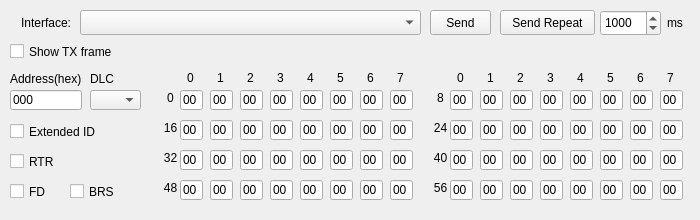
<?xml version="1.0" encoding="UTF-8"?>
<ui version="4.0">
 <class>RawTxWindow</class>
 <widget class="QWidget" name="RawTxWindow">
  <property name="geometry">
   <rect>
    <x>0</x>
    <y>0</y>
    <width>700</width>
    <height>220</height>
   </rect>
  </property>
  <property name="sizePolicy">
   <sizepolicy hsizetype="Minimum" vsizetype="Minimum">
    <horstretch>0</horstretch>
    <verstretch>0</verstretch>
   </sizepolicy>
  </property>
  <property name="minimumSize">
   <size>
    <width>700</width>
    <height>220</height>
   </size>
  </property>
  <property name="maximumSize">
   <size>
    <width>700</width>
    <height>220</height>
   </size>
  </property>
  <property name="baseSize">
   <size>
    <width>700</width>
    <height>220</height>
   </size>
  </property>
  <property name="windowTitle">
   <string>Raw Transmit</string>
  </property>
  <widget class="QPushButton" name="singleSendButton">
   <property name="geometry">
    <rect>
     <x>430</x>
     <y>10</y>
     <width>61</width>
     <height>25</height>
    </rect>
   </property>
   <property name="text">
    <string>Send</string>
   </property>
  </widget>
  <widget class="QPushButton" name="repeatSendButton">
   <property name="geometry">
    <rect>
     <x>500</x>
     <y>10</y>
     <width>95</width>
     <height>25</height>
    </rect>
   </property>
   <property name="text">
    <string>Send Repeat</string>
   </property>
   <property name="checkable">
    <bool>true</bool>
   </property>
  </widget>
  <widget class="QLabel" name="label_11">
   <property name="geometry">
    <rect>
     <x>667</x>
     <y>10</y>
     <width>31</width>
     <height>26</height>
    </rect>
   </property>
   <property name="text">
    <string>ms</string>
   </property>
  </widget>
  <widget class="QLineEdit" name="fieldAddress">
   <property name="geometry">
    <rect>
     <x>10</x>
     <y>90</y>
     <width>72</width>
     <height>20</height>
    </rect>
   </property>
   <property name="inputMask">
    <string>HHHHHHHH</string>
   </property>
   <property name="text">
    <string notr="true">000</string>
   </property>
   <property name="frame">
    <bool>true</bool>
   </property>
   <property name="cursorPosition">
    <number>8</number>
   </property>
   <property name="placeholderText">
    <string/>
   </property>
   <property name="cursorMoveStyle">
    <enum>Qt::LogicalMoveStyle</enum>
   </property>
   <property name="clearButtonEnabled">
    <bool>false</bool>
   </property>
  </widget>
  <widget class="QLabel" name="label">
   <property name="geometry">
    <rect>
     <x>10</x>
     <y>70</y>
     <width>81</width>
     <height>17</height>
    </rect>
   </property>
   <property name="text">
    <string>Address(hex)</string>
   </property>
  </widget>
  <widget class="QLabel" name="label_2">
   <property name="geometry">
    <rect>
     <x>90</x>
     <y>70</y>
     <width>41</width>
     <height>17</height>
    </rect>
   </property>
   <property name="text">
    <string>DLC</string>
   </property>
  </widget>
  <widget class="QSpinBox" name="spinBox_RepeatRate">
   <property name="geometry">
    <rect>
     <x>600</x>
     <y>10</y>
     <width>61</width>
     <height>26</height>
    </rect>
   </property>
   <property name="maximum">
    <number>10000</number>
   </property>
   <property name="value">
    <number>1000</number>
   </property>
  </widget>
  <widget class="QCheckBox" name="checkBox_IsRTR">
   <property name="geometry">
    <rect>
     <x>10</x>
     <y>150</y>
     <width>61</width>
     <height>23</height>
    </rect>
   </property>
   <property name="text">
    <string>RTR</string>
   </property>
  </widget>
  <widget class="QCheckBox" name="checkBox_IsExtended">
   <property name="geometry">
    <rect>
     <x>10</x>
     <y>120</y>
     <width>91</width>
     <height>23</height>
    </rect>
   </property>
   <property name="text">
    <string>Extended ID</string>
   </property>
  </widget>
  <widget class="QComboBox" name="comboBoxInterface">
   <property name="geometry">
    <rect>
     <x>80</x>
     <y>10</y>
     <width>341</width>
     <height>25</height>
    </rect>
   </property>
  </widget>
  <widget class="QLabel" name="label_12">
   <property name="geometry">
    <rect>
     <x>10</x>
     <y>10</y>
     <width>61</width>
     <height>26</height>
    </rect>
   </property>
   <property name="text">
    <string>Interface:</string>
   </property>
   <property name="alignment">
    <set>Qt::AlignRight|Qt::AlignTrailing|Qt::AlignVCenter</set>
   </property>
  </widget>
  <widget class="QCheckBox" name="checkbox_BRS">
   <property name="geometry">
    <rect>
     <x>70</x>
     <y>180</y>
     <width>51</width>
     <height>23</height>
    </rect>
   </property>
   <property name="text">
    <string>BRS</string>
   </property>
  </widget>
  <widget class="QCheckBox" name="checkbox_FD">
   <property name="geometry">
    <rect>
     <x>10</x>
     <y>180</y>
     <width>51</width>
     <height>23</height>
    </rect>
   </property>
   <property name="text">
    <string>FD</string>
   </property>
  </widget>
  <widget class="QComboBox" name="comboBoxDLC">
   <property name="geometry">
    <rect>
     <x>90</x>
     <y>90</y>
     <width>51</width>
     <height>20</height>
    </rect>
   </property>
  </widget>
  <widget class="QLineEdit" name="fieldByte7_6">
   <property name="geometry">
    <rect>
     <x>390</x>
     <y>180</y>
     <width>23</width>
     <height>20</height>
    </rect>
   </property>
   <property name="inputMask">
    <string extracomment="Hex Only">hh</string>
   </property>
   <property name="text">
    <string>00</string>
   </property>
   <property name="maxLength">
    <number>2</number>
   </property>
  </widget>
  <widget class="QLabel" name="label_col18">
   <property name="geometry">
    <rect>
     <x>390</x>
     <y>70</y>
     <width>21</width>
     <height>16</height>
    </rect>
   </property>
   <property name="text">
    <string>7</string>
   </property>
   <property name="alignment">
    <set>Qt::AlignCenter</set>
   </property>
  </widget>
  <widget class="QLineEdit" name="fieldByte4_1">
   <property name="geometry">
    <rect>
     <x>570</x>
     <y>90</y>
     <width>23</width>
     <height>20</height>
    </rect>
   </property>
   <property name="inputMask">
    <string>hh</string>
   </property>
   <property name="text">
    <string>00</string>
   </property>
   <property name="maxLength">
    <number>2</number>
   </property>
  </widget>
  <widget class="QLineEdit" name="fieldByte0_6">
   <property name="geometry">
    <rect>
     <x>180</x>
     <y>180</y>
     <width>23</width>
     <height>20</height>
    </rect>
   </property>
   <property name="inputMask">
    <string>hh</string>
   </property>
   <property name="text">
    <string>00</string>
   </property>
   <property name="maxLength">
    <number>2</number>
   </property>
  </widget>
  <widget class="QLineEdit" name="fieldByte3_6">
   <property name="geometry">
    <rect>
     <x>270</x>
     <y>180</y>
     <width>23</width>
     <height>20</height>
    </rect>
   </property>
   <property name="inputMask">
    <string>hh</string>
   </property>
   <property name="text">
    <string>00</string>
   </property>
   <property name="maxLength">
    <number>2</number>
   </property>
  </widget>
  <widget class="QLineEdit" name="fieldByte2_2">
   <property name="geometry">
    <rect>
     <x>240</x>
     <y>120</y>
     <width>23</width>
     <height>20</height>
    </rect>
   </property>
   <property name="inputMask">
    <string>hh</string>
   </property>
   <property name="text">
    <string>00</string>
   </property>
   <property name="maxLength">
    <number>2</number>
   </property>
  </widget>
  <widget class="QLineEdit" name="fieldByte1_1">
   <property name="geometry">
    <rect>
     <x>480</x>
     <y>90</y>
     <width>23</width>
     <height>20</height>
    </rect>
   </property>
   <property name="inputMask">
    <string>hh</string>
   </property>
   <property name="text">
    <string>00</string>
   </property>
   <property name="maxLength">
    <number>2</number>
   </property>
  </widget>
  <widget class="QLineEdit" name="fieldByte6_2">
   <property name="geometry">
    <rect>
     <x>360</x>
     <y>120</y>
     <width>23</width>
     <height>20</height>
    </rect>
   </property>
   <property name="inputMask">
    <string>hh</string>
   </property>
   <property name="text">
    <string>00</string>
   </property>
   <property name="maxLength">
    <number>2</number>
   </property>
  </widget>
  <widget class="QLineEdit" name="fieldByte7_1">
   <property name="geometry">
    <rect>
     <x>660</x>
     <y>90</y>
     <width>23</width>
     <height>20</height>
    </rect>
   </property>
   <property name="inputMask">
    <string extracomment="Hex Only">hh</string>
   </property>
   <property name="text">
    <string>00</string>
   </property>
   <property name="maxLength">
    <number>2</number>
   </property>
  </widget>
  <widget class="QLineEdit" name="fieldByte7_4">
   <property name="geometry">
    <rect>
     <x>390</x>
     <y>150</y>
     <width>23</width>
     <height>20</height>
    </rect>
   </property>
   <property name="inputMask">
    <string extracomment="Hex Only">hh</string>
   </property>
   <property name="text">
    <string>00</string>
   </property>
   <property name="maxLength">
    <number>2</number>
   </property>
  </widget>
  <widget class="QLabel" name="label_pay8">
   <property name="geometry">
    <rect>
     <x>430</x>
     <y>180</y>
     <width>21</width>
     <height>16</height>
    </rect>
   </property>
   <property name="text">
    <string>56</string>
   </property>
   <property name="alignment">
    <set>Qt::AlignCenter</set>
   </property>
  </widget>
  <widget class="QLineEdit" name="fieldByte3_7">
   <property name="geometry">
    <rect>
     <x>540</x>
     <y>180</y>
     <width>23</width>
     <height>20</height>
    </rect>
   </property>
   <property name="inputMask">
    <string>hh</string>
   </property>
   <property name="text">
    <string>00</string>
   </property>
   <property name="maxLength">
    <number>2</number>
   </property>
  </widget>
  <widget class="QLineEdit" name="fieldByte4_7">
   <property name="geometry">
    <rect>
     <x>570</x>
     <y>180</y>
     <width>23</width>
     <height>20</height>
    </rect>
   </property>
   <property name="inputMask">
    <string>hh</string>
   </property>
   <property name="text">
    <string>00</string>
   </property>
   <property name="maxLength">
    <number>2</number>
   </property>
  </widget>
  <widget class="QLabel" name="label_pay1">
   <property name="geometry">
    <rect>
     <x>160</x>
     <y>90</y>
     <width>21</width>
     <height>16</height>
    </rect>
   </property>
   <property name="text">
    <string>0</string>
   </property>
   <property name="alignment">
    <set>Qt::AlignCenter</set>
   </property>
  </widget>
  <widget class="QLineEdit" name="fieldByte5_7">
   <property name="geometry">
    <rect>
     <x>600</x>
     <y>180</y>
     <width>23</width>
     <height>20</height>
    </rect>
   </property>
   <property name="inputMask">
    <string>hh</string>
   </property>
   <property name="text">
    <string>00</string>
   </property>
   <property name="maxLength">
    <number>2</number>
   </property>
  </widget>
  <widget class="QLineEdit" name="fieldByte3_1">
   <property name="geometry">
    <rect>
     <x>540</x>
     <y>90</y>
     <width>23</width>
     <height>20</height>
    </rect>
   </property>
   <property name="inputMask">
    <string>hh</string>
   </property>
   <property name="text">
    <string>00</string>
   </property>
   <property name="maxLength">
    <number>2</number>
   </property>
  </widget>
  <widget class="QLineEdit" name="fieldByte7_0">
   <property name="geometry">
    <rect>
     <x>390</x>
     <y>90</y>
     <width>23</width>
     <height>20</height>
    </rect>
   </property>
   <property name="inputMask">
    <string extracomment="Hex Only">hh</string>
   </property>
   <property name="text">
    <string>00</string>
   </property>
   <property name="maxLength">
    <number>2</number>
   </property>
  </widget>
  <widget class="QLineEdit" name="fieldByte5_6">
   <property name="geometry">
    <rect>
     <x>330</x>
     <y>180</y>
     <width>23</width>
     <height>20</height>
    </rect>
   </property>
   <property name="inputMask">
    <string>hh</string>
   </property>
   <property name="text">
    <string>00</string>
   </property>
   <property name="maxLength">
    <number>2</number>
   </property>
  </widget>
  <widget class="QLineEdit" name="fieldByte1_7">
   <property name="geometry">
    <rect>
     <x>480</x>
     <y>180</y>
     <width>23</width>
     <height>20</height>
    </rect>
   </property>
   <property name="inputMask">
    <string>hh</string>
   </property>
   <property name="text">
    <string>00</string>
   </property>
   <property name="maxLength">
    <number>2</number>
   </property>
  </widget>
  <widget class="QLineEdit" name="fieldByte7_3">
   <property name="geometry">
    <rect>
     <x>660</x>
     <y>120</y>
     <width>23</width>
     <height>20</height>
    </rect>
   </property>
   <property name="inputMask">
    <string extracomment="Hex Only">hh</string>
   </property>
   <property name="text">
    <string>00</string>
   </property>
   <property name="maxLength">
    <number>2</number>
   </property>
  </widget>
  <widget class="QLabel" name="label_col13">
   <property name="geometry">
    <rect>
     <x>240</x>
     <y>70</y>
     <width>21</width>
     <height>16</height>
    </rect>
   </property>
   <property name="text">
    <string>2</string>
   </property>
   <property name="alignment">
    <set>Qt::AlignCenter</set>
   </property>
  </widget>
  <widget class="QLineEdit" name="fieldByte5_3">
   <property name="geometry">
    <rect>
     <x>600</x>
     <y>120</y>
     <width>23</width>
     <height>20</height>
    </rect>
   </property>
   <property name="inputMask">
    <string>hh</string>
   </property>
   <property name="text">
    <string>00</string>
   </property>
   <property name="maxLength">
    <number>2</number>
   </property>
  </widget>
  <widget class="QLineEdit" name="fieldByte3_4">
   <property name="geometry">
    <rect>
     <x>270</x>
     <y>150</y>
     <width>23</width>
     <height>20</height>
    </rect>
   </property>
   <property name="inputMask">
    <string>hh</string>
   </property>
   <property name="text">
    <string>00</string>
   </property>
   <property name="maxLength">
    <number>2</number>
   </property>
  </widget>
  <widget class="QLineEdit" name="fieldByte0_2">
   <property name="geometry">
    <rect>
     <x>180</x>
     <y>120</y>
     <width>23</width>
     <height>20</height>
    </rect>
   </property>
   <property name="inputMask">
    <string>hh</string>
   </property>
   <property name="text">
    <string>00</string>
   </property>
   <property name="maxLength">
    <number>2</number>
   </property>
  </widget>
  <widget class="QLineEdit" name="fieldByte0_5">
   <property name="geometry">
    <rect>
     <x>450</x>
     <y>150</y>
     <width>23</width>
     <height>20</height>
    </rect>
   </property>
   <property name="inputMask">
    <string>hh</string>
   </property>
   <property name="text">
    <string>00</string>
   </property>
   <property name="maxLength">
    <number>2</number>
   </property>
  </widget>
  <widget class="QLineEdit" name="fieldByte6_6">
   <property name="geometry">
    <rect>
     <x>360</x>
     <y>180</y>
     <width>23</width>
     <height>20</height>
    </rect>
   </property>
   <property name="inputMask">
    <string>hh</string>
   </property>
   <property name="text">
    <string>00</string>
   </property>
   <property name="maxLength">
    <number>2</number>
   </property>
  </widget>
  <widget class="QLabel" name="label_pay2">
   <property name="geometry">
    <rect>
     <x>430</x>
     <y>90</y>
     <width>21</width>
     <height>16</height>
    </rect>
   </property>
   <property name="text">
    <string>8</string>
   </property>
   <property name="alignment">
    <set>Qt::AlignCenter</set>
   </property>
  </widget>
  <widget class="QLabel" name="label_col17">
   <property name="geometry">
    <rect>
     <x>360</x>
     <y>70</y>
     <width>21</width>
     <height>16</height>
    </rect>
   </property>
   <property name="text">
    <string>6</string>
   </property>
   <property name="alignment">
    <set>Qt::AlignCenter</set>
   </property>
  </widget>
  <widget class="QLineEdit" name="fieldByte2_3">
   <property name="geometry">
    <rect>
     <x>510</x>
     <y>120</y>
     <width>23</width>
     <height>20</height>
    </rect>
   </property>
   <property name="inputMask">
    <string>hh</string>
   </property>
   <property name="text">
    <string>00</string>
   </property>
   <property name="maxLength">
    <number>2</number>
   </property>
  </widget>
  <widget class="QLabel" name="label_col15">
   <property name="geometry">
    <rect>
     <x>300</x>
     <y>70</y>
     <width>21</width>
     <height>16</height>
    </rect>
   </property>
   <property name="text">
    <string>4</string>
   </property>
   <property name="alignment">
    <set>Qt::AlignCenter</set>
   </property>
  </widget>
  <widget class="QLineEdit" name="fieldByte0_4">
   <property name="geometry">
    <rect>
     <x>180</x>
     <y>150</y>
     <width>23</width>
     <height>20</height>
    </rect>
   </property>
   <property name="inputMask">
    <string>hh</string>
   </property>
   <property name="text">
    <string>00</string>
   </property>
   <property name="maxLength">
    <number>2</number>
   </property>
  </widget>
  <widget class="QLineEdit" name="fieldByte0_3">
   <property name="geometry">
    <rect>
     <x>450</x>
     <y>120</y>
     <width>23</width>
     <height>20</height>
    </rect>
   </property>
   <property name="inputMask">
    <string>hh</string>
   </property>
   <property name="text">
    <string>00</string>
   </property>
   <property name="maxLength">
    <number>2</number>
   </property>
  </widget>
  <widget class="QLabel" name="label_pay3">
   <property name="geometry">
    <rect>
     <x>160</x>
     <y>120</y>
     <width>21</width>
     <height>16</height>
    </rect>
   </property>
   <property name="text">
    <string>16</string>
   </property>
   <property name="alignment">
    <set>Qt::AlignCenter</set>
   </property>
  </widget>
  <widget class="QLineEdit" name="fieldByte0_1">
   <property name="geometry">
    <rect>
     <x>450</x>
     <y>90</y>
     <width>23</width>
     <height>20</height>
    </rect>
   </property>
   <property name="inputMask">
    <string>hh</string>
   </property>
   <property name="text">
    <string>00</string>
   </property>
   <property name="maxLength">
    <number>2</number>
   </property>
  </widget>
  <widget class="QLineEdit" name="fieldByte5_0">
   <property name="geometry">
    <rect>
     <x>330</x>
     <y>90</y>
     <width>23</width>
     <height>20</height>
    </rect>
   </property>
   <property name="inputMask">
    <string>hh</string>
   </property>
   <property name="text">
    <string>00</string>
   </property>
   <property name="maxLength">
    <number>2</number>
   </property>
  </widget>
  <widget class="QLineEdit" name="fieldByte2_1">
   <property name="geometry">
    <rect>
     <x>510</x>
     <y>90</y>
     <width>23</width>
     <height>20</height>
    </rect>
   </property>
   <property name="inputMask">
    <string>hh</string>
   </property>
   <property name="text">
    <string>00</string>
   </property>
   <property name="maxLength">
    <number>2</number>
   </property>
  </widget>
  <widget class="QLineEdit" name="fieldByte1_3">
   <property name="geometry">
    <rect>
     <x>480</x>
     <y>120</y>
     <width>23</width>
     <height>20</height>
    </rect>
   </property>
   <property name="inputMask">
    <string>hh</string>
   </property>
   <property name="text">
    <string>00</string>
   </property>
   <property name="maxLength">
    <number>2</number>
   </property>
  </widget>
  <widget class="QLabel" name="label_col11">
   <property name="geometry">
    <rect>
     <x>180</x>
     <y>70</y>
     <width>21</width>
     <height>16</height>
    </rect>
   </property>
   <property name="text">
    <string>0</string>
   </property>
   <property name="alignment">
    <set>Qt::AlignCenter</set>
   </property>
  </widget>
  <widget class="QLineEdit" name="fieldByte1_2">
   <property name="geometry">
    <rect>
     <x>210</x>
     <y>120</y>
     <width>23</width>
     <height>20</height>
    </rect>
   </property>
   <property name="inputMask">
    <string>hh</string>
   </property>
   <property name="text">
    <string>00</string>
   </property>
   <property name="maxLength">
    <number>2</number>
   </property>
  </widget>
  <widget class="QLineEdit" name="fieldByte4_6">
   <property name="geometry">
    <rect>
     <x>300</x>
     <y>180</y>
     <width>23</width>
     <height>20</height>
    </rect>
   </property>
   <property name="inputMask">
    <string>hh</string>
   </property>
   <property name="text">
    <string>00</string>
   </property>
   <property name="maxLength">
    <number>2</number>
   </property>
  </widget>
  <widget class="QLabel" name="label_pay5">
   <property name="geometry">
    <rect>
     <x>160</x>
     <y>150</y>
     <width>21</width>
     <height>16</height>
    </rect>
   </property>
   <property name="text">
    <string>32</string>
   </property>
   <property name="alignment">
    <set>Qt::AlignCenter</set>
   </property>
  </widget>
  <widget class="QLineEdit" name="fieldByte3_5">
   <property name="geometry">
    <rect>
     <x>540</x>
     <y>150</y>
     <width>23</width>
     <height>20</height>
    </rect>
   </property>
   <property name="inputMask">
    <string>hh</string>
   </property>
   <property name="text">
    <string>00</string>
   </property>
   <property name="maxLength">
    <number>2</number>
   </property>
  </widget>
  <widget class="QLineEdit" name="fieldByte1_5">
   <property name="geometry">
    <rect>
     <x>480</x>
     <y>150</y>
     <width>23</width>
     <height>20</height>
    </rect>
   </property>
   <property name="inputMask">
    <string>hh</string>
   </property>
   <property name="text">
    <string>00</string>
   </property>
   <property name="maxLength">
    <number>2</number>
   </property>
  </widget>
  <widget class="QLineEdit" name="fieldByte2_5">
   <property name="geometry">
    <rect>
     <x>510</x>
     <y>150</y>
     <width>23</width>
     <height>20</height>
    </rect>
   </property>
   <property name="inputMask">
    <string>hh</string>
   </property>
   <property name="text">
    <string>00</string>
   </property>
   <property name="maxLength">
    <number>2</number>
   </property>
  </widget>
  <widget class="QLineEdit" name="fieldByte4_5">
   <property name="geometry">
    <rect>
     <x>570</x>
     <y>150</y>
     <width>23</width>
     <height>20</height>
    </rect>
   </property>
   <property name="inputMask">
    <string>hh</string>
   </property>
   <property name="text">
    <string>00</string>
   </property>
   <property name="maxLength">
    <number>2</number>
   </property>
  </widget>
  <widget class="QLabel" name="label_pay4">
   <property name="geometry">
    <rect>
     <x>430</x>
     <y>120</y>
     <width>21</width>
     <height>16</height>
    </rect>
   </property>
   <property name="text">
    <string>24</string>
   </property>
   <property name="alignment">
    <set>Qt::AlignCenter</set>
   </property>
  </widget>
  <widget class="QLineEdit" name="fieldByte2_4">
   <property name="geometry">
    <rect>
     <x>240</x>
     <y>150</y>
     <width>23</width>
     <height>20</height>
    </rect>
   </property>
   <property name="inputMask">
    <string>hh</string>
   </property>
   <property name="text">
    <string>00</string>
   </property>
   <property name="maxLength">
    <number>2</number>
   </property>
  </widget>
  <widget class="QLineEdit" name="fieldByte7_2">
   <property name="geometry">
    <rect>
     <x>390</x>
     <y>120</y>
     <width>23</width>
     <height>20</height>
    </rect>
   </property>
   <property name="inputMask">
    <string extracomment="Hex Only">hh</string>
   </property>
   <property name="text">
    <string>00</string>
   </property>
   <property name="maxLength">
    <number>2</number>
   </property>
  </widget>
  <widget class="QLabel" name="label_col14">
   <property name="geometry">
    <rect>
     <x>270</x>
     <y>70</y>
     <width>21</width>
     <height>16</height>
    </rect>
   </property>
   <property name="text">
    <string>3</string>
   </property>
   <property name="alignment">
    <set>Qt::AlignCenter</set>
   </property>
  </widget>
  <widget class="QLineEdit" name="fieldByte5_4">
   <property name="geometry">
    <rect>
     <x>330</x>
     <y>150</y>
     <width>23</width>
     <height>20</height>
    </rect>
   </property>
   <property name="inputMask">
    <string>hh</string>
   </property>
   <property name="text">
    <string>00</string>
   </property>
   <property name="maxLength">
    <number>2</number>
   </property>
  </widget>
  <widget class="QLineEdit" name="fieldByte5_5">
   <property name="geometry">
    <rect>
     <x>600</x>
     <y>150</y>
     <width>23</width>
     <height>20</height>
    </rect>
   </property>
   <property name="inputMask">
    <string>hh</string>
   </property>
   <property name="text">
    <string>00</string>
   </property>
   <property name="maxLength">
    <number>2</number>
   </property>
  </widget>
  <widget class="QLineEdit" name="fieldByte2_0">
   <property name="geometry">
    <rect>
     <x>240</x>
     <y>90</y>
     <width>23</width>
     <height>20</height>
    </rect>
   </property>
   <property name="inputMask">
    <string>hh</string>
   </property>
   <property name="text">
    <string>00</string>
   </property>
   <property name="maxLength">
    <number>2</number>
   </property>
  </widget>
  <widget class="QLineEdit" name="fieldByte7_5">
   <property name="geometry">
    <rect>
     <x>660</x>
     <y>150</y>
     <width>23</width>
     <height>20</height>
    </rect>
   </property>
   <property name="inputMask">
    <string extracomment="Hex Only">hh</string>
   </property>
   <property name="text">
    <string>00</string>
   </property>
   <property name="maxLength">
    <number>2</number>
   </property>
  </widget>
  <widget class="QLineEdit" name="fieldByte1_4">
   <property name="geometry">
    <rect>
     <x>210</x>
     <y>150</y>
     <width>23</width>
     <height>20</height>
    </rect>
   </property>
   <property name="inputMask">
    <string>hh</string>
   </property>
   <property name="text">
    <string>00</string>
   </property>
   <property name="maxLength">
    <number>2</number>
   </property>
  </widget>
  <widget class="QLineEdit" name="fieldByte5_2">
   <property name="geometry">
    <rect>
     <x>330</x>
     <y>120</y>
     <width>23</width>
     <height>20</height>
    </rect>
   </property>
   <property name="inputMask">
    <string>hh</string>
   </property>
   <property name="text">
    <string>00</string>
   </property>
   <property name="maxLength">
    <number>2</number>
   </property>
  </widget>
  <widget class="QLineEdit" name="fieldByte6_5">
   <property name="geometry">
    <rect>
     <x>630</x>
     <y>150</y>
     <width>23</width>
     <height>20</height>
    </rect>
   </property>
   <property name="inputMask">
    <string>hh</string>
   </property>
   <property name="text">
    <string>00</string>
   </property>
   <property name="maxLength">
    <number>2</number>
   </property>
  </widget>
  <widget class="QLineEdit" name="fieldByte6_1">
   <property name="geometry">
    <rect>
     <x>630</x>
     <y>90</y>
     <width>23</width>
     <height>20</height>
    </rect>
   </property>
   <property name="inputMask">
    <string>hh</string>
   </property>
   <property name="text">
    <string>00</string>
   </property>
   <property name="maxLength">
    <number>2</number>
   </property>
  </widget>
  <widget class="QLineEdit" name="fieldByte4_2">
   <property name="geometry">
    <rect>
     <x>300</x>
     <y>120</y>
     <width>23</width>
     <height>20</height>
    </rect>
   </property>
   <property name="inputMask">
    <string>hh</string>
   </property>
   <property name="text">
    <string>00</string>
   </property>
   <property name="maxLength">
    <number>2</number>
   </property>
  </widget>
  <widget class="QLineEdit" name="fieldByte2_6">
   <property name="geometry">
    <rect>
     <x>240</x>
     <y>180</y>
     <width>23</width>
     <height>20</height>
    </rect>
   </property>
   <property name="inputMask">
    <string>hh</string>
   </property>
   <property name="text">
    <string>00</string>
   </property>
   <property name="maxLength">
    <number>2</number>
   </property>
  </widget>
  <widget class="QLineEdit" name="fieldByte6_3">
   <property name="geometry">
    <rect>
     <x>630</x>
     <y>120</y>
     <width>23</width>
     <height>20</height>
    </rect>
   </property>
   <property name="inputMask">
    <string>hh</string>
   </property>
   <property name="text">
    <string>00</string>
   </property>
   <property name="maxLength">
    <number>2</number>
   </property>
  </widget>
  <widget class="QLineEdit" name="fieldByte1_0">
   <property name="geometry">
    <rect>
     <x>210</x>
     <y>90</y>
     <width>23</width>
     <height>20</height>
    </rect>
   </property>
   <property name="inputMask">
    <string>hh</string>
   </property>
   <property name="text">
    <string>00</string>
   </property>
   <property name="maxLength">
    <number>2</number>
   </property>
  </widget>
  <widget class="QLineEdit" name="fieldByte1_6">
   <property name="geometry">
    <rect>
     <x>210</x>
     <y>180</y>
     <width>23</width>
     <height>20</height>
    </rect>
   </property>
   <property name="inputMask">
    <string>hh</string>
   </property>
   <property name="text">
    <string>00</string>
   </property>
   <property name="maxLength">
    <number>2</number>
   </property>
  </widget>
  <widget class="QLineEdit" name="fieldByte7_7">
   <property name="geometry">
    <rect>
     <x>660</x>
     <y>180</y>
     <width>23</width>
     <height>20</height>
    </rect>
   </property>
   <property name="inputMask">
    <string extracomment="Hex Only">hh</string>
   </property>
   <property name="text">
    <string>00</string>
   </property>
   <property name="maxLength">
    <number>2</number>
   </property>
  </widget>
  <widget class="QLineEdit" name="fieldByte0_7">
   <property name="geometry">
    <rect>
     <x>450</x>
     <y>180</y>
     <width>23</width>
     <height>20</height>
    </rect>
   </property>
   <property name="inputMask">
    <string>hh</string>
   </property>
   <property name="text">
    <string>00</string>
   </property>
   <property name="maxLength">
    <number>2</number>
   </property>
  </widget>
  <widget class="QLineEdit" name="fieldByte3_2">
   <property name="geometry">
    <rect>
     <x>270</x>
     <y>120</y>
     <width>23</width>
     <height>20</height>
    </rect>
   </property>
   <property name="inputMask">
    <string>hh</string>
   </property>
   <property name="text">
    <string>00</string>
   </property>
   <property name="maxLength">
    <number>2</number>
   </property>
  </widget>
  <widget class="QLineEdit" name="fieldByte6_7">
   <property name="geometry">
    <rect>
     <x>630</x>
     <y>180</y>
     <width>23</width>
     <height>20</height>
    </rect>
   </property>
   <property name="inputMask">
    <string>hh</string>
   </property>
   <property name="text">
    <string>00</string>
   </property>
   <property name="maxLength">
    <number>2</number>
   </property>
  </widget>
  <widget class="QLineEdit" name="fieldByte4_0">
   <property name="geometry">
    <rect>
     <x>300</x>
     <y>90</y>
     <width>23</width>
     <height>20</height>
    </rect>
   </property>
   <property name="inputMask">
    <string>hh</string>
   </property>
   <property name="text">
    <string>00</string>
   </property>
   <property name="maxLength">
    <number>2</number>
   </property>
  </widget>
  <widget class="QLineEdit" name="fieldByte0_0">
   <property name="geometry">
    <rect>
     <x>180</x>
     <y>90</y>
     <width>23</width>
     <height>20</height>
    </rect>
   </property>
   <property name="inputMask">
    <string>hh</string>
   </property>
   <property name="text">
    <string>00</string>
   </property>
   <property name="maxLength">
    <number>2</number>
   </property>
  </widget>
  <widget class="QLineEdit" name="fieldByte6_4">
   <property name="geometry">
    <rect>
     <x>360</x>
     <y>150</y>
     <width>23</width>
     <height>20</height>
    </rect>
   </property>
   <property name="inputMask">
    <string>hh</string>
   </property>
   <property name="text">
    <string>00</string>
   </property>
   <property name="maxLength">
    <number>2</number>
   </property>
  </widget>
  <widget class="QLineEdit" name="fieldByte5_1">
   <property name="geometry">
    <rect>
     <x>600</x>
     <y>90</y>
     <width>23</width>
     <height>20</height>
    </rect>
   </property>
   <property name="inputMask">
    <string>hh</string>
   </property>
   <property name="text">
    <string>00</string>
   </property>
   <property name="maxLength">
    <number>2</number>
   </property>
  </widget>
  <widget class="QLabel" name="label_pay6">
   <property name="geometry">
    <rect>
     <x>430</x>
     <y>150</y>
     <width>21</width>
     <height>16</height>
    </rect>
   </property>
   <property name="text">
    <string>40</string>
   </property>
   <property name="alignment">
    <set>Qt::AlignCenter</set>
   </property>
  </widget>
  <widget class="QLabel" name="label_col12">
   <property name="geometry">
    <rect>
     <x>210</x>
     <y>70</y>
     <width>21</width>
     <height>16</height>
    </rect>
   </property>
   <property name="text">
    <string>1</string>
   </property>
   <property name="alignment">
    <set>Qt::AlignCenter</set>
   </property>
  </widget>
  <widget class="QLabel" name="label_col16">
   <property name="geometry">
    <rect>
     <x>330</x>
     <y>70</y>
     <width>21</width>
     <height>16</height>
    </rect>
   </property>
   <property name="text">
    <string>5</string>
   </property>
   <property name="alignment">
    <set>Qt::AlignCenter</set>
   </property>
  </widget>
  <widget class="QLineEdit" name="fieldByte3_0">
   <property name="geometry">
    <rect>
     <x>270</x>
     <y>90</y>
     <width>23</width>
     <height>20</height>
    </rect>
   </property>
   <property name="inputMask">
    <string>hh</string>
   </property>
   <property name="text">
    <string>00</string>
   </property>
   <property name="maxLength">
    <number>2</number>
   </property>
  </widget>
  <widget class="QLineEdit" name="fieldByte6_0">
   <property name="geometry">
    <rect>
     <x>360</x>
     <y>90</y>
     <width>23</width>
     <height>20</height>
    </rect>
   </property>
   <property name="inputMask">
    <string>hh</string>
   </property>
   <property name="text">
    <string>00</string>
   </property>
   <property name="maxLength">
    <number>2</number>
   </property>
  </widget>
  <widget class="QLineEdit" name="fieldByte4_3">
   <property name="geometry">
    <rect>
     <x>570</x>
     <y>120</y>
     <width>23</width>
     <height>20</height>
    </rect>
   </property>
   <property name="inputMask">
    <string>hh</string>
   </property>
   <property name="text">
    <string>00</string>
   </property>
   <property name="maxLength">
    <number>2</number>
   </property>
  </widget>
  <widget class="QLineEdit" name="fieldByte3_3">
   <property name="geometry">
    <rect>
     <x>540</x>
     <y>120</y>
     <width>23</width>
     <height>20</height>
    </rect>
   </property>
   <property name="inputMask">
    <string>hh</string>
   </property>
   <property name="text">
    <string>00</string>
   </property>
   <property name="maxLength">
    <number>2</number>
   </property>
  </widget>
  <widget class="QLineEdit" name="fieldByte4_4">
   <property name="geometry">
    <rect>
     <x>300</x>
     <y>150</y>
     <width>23</width>
     <height>20</height>
    </rect>
   </property>
   <property name="inputMask">
    <string>hh</string>
   </property>
   <property name="text">
    <string>00</string>
   </property>
   <property name="maxLength">
    <number>2</number>
   </property>
  </widget>
  <widget class="QLineEdit" name="fieldByte2_7">
   <property name="geometry">
    <rect>
     <x>510</x>
     <y>180</y>
     <width>23</width>
     <height>20</height>
    </rect>
   </property>
   <property name="inputMask">
    <string>hh</string>
   </property>
   <property name="text">
    <string>00</string>
   </property>
   <property name="maxLength">
    <number>2</number>
   </property>
  </widget>
  <widget class="QLabel" name="label_pay7">
   <property name="geometry">
    <rect>
     <x>160</x>
     <y>180</y>
     <width>21</width>
     <height>16</height>
    </rect>
   </property>
   <property name="text">
    <string>48</string>
   </property>
   <property name="alignment">
    <set>Qt::AlignCenter</set>
   </property>
  </widget>
  <widget class="QLabel" name="label_col28">
   <property name="geometry">
    <rect>
     <x>660</x>
     <y>70</y>
     <width>21</width>
     <height>16</height>
    </rect>
   </property>
   <property name="text">
    <string>7</string>
   </property>
   <property name="alignment">
    <set>Qt::AlignCenter</set>
   </property>
  </widget>
  <widget class="QLabel" name="label_col24">
   <property name="geometry">
    <rect>
     <x>540</x>
     <y>70</y>
     <width>21</width>
     <height>16</height>
    </rect>
   </property>
   <property name="text">
    <string>3</string>
   </property>
   <property name="alignment">
    <set>Qt::AlignCenter</set>
   </property>
  </widget>
  <widget class="QLabel" name="label_col23">
   <property name="geometry">
    <rect>
     <x>510</x>
     <y>70</y>
     <width>21</width>
     <height>16</height>
    </rect>
   </property>
   <property name="text">
    <string>2</string>
   </property>
   <property name="alignment">
    <set>Qt::AlignCenter</set>
   </property>
  </widget>
  <widget class="QLabel" name="label_col27">
   <property name="geometry">
    <rect>
     <x>630</x>
     <y>70</y>
     <width>21</width>
     <height>16</height>
    </rect>
   </property>
   <property name="text">
    <string>6</string>
   </property>
   <property name="alignment">
    <set>Qt::AlignCenter</set>
   </property>
  </widget>
  <widget class="QLabel" name="label_col25">
   <property name="geometry">
    <rect>
     <x>570</x>
     <y>70</y>
     <width>21</width>
     <height>16</height>
    </rect>
   </property>
   <property name="text">
    <string>4</string>
   </property>
   <property name="alignment">
    <set>Qt::AlignCenter</set>
   </property>
  </widget>
  <widget class="QLabel" name="label_col22">
   <property name="geometry">
    <rect>
     <x>480</x>
     <y>70</y>
     <width>21</width>
     <height>16</height>
    </rect>
   </property>
   <property name="text">
    <string>1</string>
   </property>
   <property name="alignment">
    <set>Qt::AlignCenter</set>
   </property>
  </widget>
  <widget class="QLabel" name="label_col26">
   <property name="geometry">
    <rect>
     <x>600</x>
     <y>70</y>
     <width>21</width>
     <height>16</height>
    </rect>
   </property>
   <property name="text">
    <string>5</string>
   </property>
   <property name="alignment">
    <set>Qt::AlignCenter</set>
   </property>
  </widget>
  <widget class="QLabel" name="label_col21">
   <property name="geometry">
    <rect>
     <x>450</x>
     <y>70</y>
     <width>21</width>
     <height>16</height>
    </rect>
   </property>
   <property name="text">
    <string>0</string>
   </property>
   <property name="alignment">
    <set>Qt::AlignCenter</set>
   </property>
  </widget>
  <widget class="QLabel" name="label_3">
   <property name="geometry">
    <rect>
     <x>430</x>
     <y>40</y>
     <width>231</width>
     <height>20</height>
    </rect>
   </property>
   <property name="text">
    <string/>
   </property>
  </widget>
  <widget class="QCheckBox" name="checkBox_Display_TX">
   <property name="geometry">
    <rect>
     <x>10</x>
     <y>40</y>
     <width>121</width>
     <height>23</height>
    </rect>
   </property>
   <property name="text">
    <string>Show TX frame</string>
   </property>
  </widget>
 </widget>
 <tabstops>
  <tabstop>comboBoxInterface</tabstop>
  <tabstop>singleSendButton</tabstop>
  <tabstop>repeatSendButton</tabstop>
  <tabstop>spinBox_RepeatRate</tabstop>
  <tabstop>fieldAddress</tabstop>
  <tabstop>comboBoxDLC</tabstop>
  <tabstop>checkBox_IsExtended</tabstop>
  <tabstop>checkBox_IsRTR</tabstop>
  <tabstop>checkbox_FD</tabstop>
  <tabstop>checkbox_BRS</tabstop>
  <tabstop>fieldByte0_0</tabstop>
  <tabstop>fieldByte1_0</tabstop>
  <tabstop>fieldByte2_0</tabstop>
  <tabstop>fieldByte3_0</tabstop>
  <tabstop>fieldByte4_0</tabstop>
  <tabstop>fieldByte5_0</tabstop>
  <tabstop>fieldByte6_0</tabstop>
  <tabstop>fieldByte7_0</tabstop>
  <tabstop>fieldByte0_1</tabstop>
  <tabstop>fieldByte1_1</tabstop>
  <tabstop>fieldByte2_1</tabstop>
  <tabstop>fieldByte3_1</tabstop>
  <tabstop>fieldByte4_1</tabstop>
  <tabstop>fieldByte5_1</tabstop>
  <tabstop>fieldByte6_1</tabstop>
  <tabstop>fieldByte7_1</tabstop>
  <tabstop>fieldByte0_2</tabstop>
  <tabstop>fieldByte1_2</tabstop>
  <tabstop>fieldByte2_2</tabstop>
  <tabstop>fieldByte3_2</tabstop>
  <tabstop>fieldByte4_2</tabstop>
  <tabstop>fieldByte5_2</tabstop>
  <tabstop>fieldByte6_2</tabstop>
  <tabstop>fieldByte7_2</tabstop>
  <tabstop>fieldByte0_3</tabstop>
  <tabstop>fieldByte1_3</tabstop>
  <tabstop>fieldByte2_3</tabstop>
  <tabstop>fieldByte3_3</tabstop>
  <tabstop>fieldByte4_3</tabstop>
  <tabstop>fieldByte5_3</tabstop>
  <tabstop>fieldByte6_3</tabstop>
  <tabstop>fieldByte7_3</tabstop>
  <tabstop>fieldByte0_4</tabstop>
  <tabstop>fieldByte1_4</tabstop>
  <tabstop>fieldByte2_4</tabstop>
  <tabstop>fieldByte3_4</tabstop>
  <tabstop>fieldByte4_4</tabstop>
  <tabstop>fieldByte5_4</tabstop>
  <tabstop>fieldByte6_4</tabstop>
  <tabstop>fieldByte7_4</tabstop>
  <tabstop>fieldByte0_5</tabstop>
  <tabstop>fieldByte1_5</tabstop>
  <tabstop>fieldByte2_5</tabstop>
  <tabstop>fieldByte3_5</tabstop>
  <tabstop>fieldByte4_5</tabstop>
  <tabstop>fieldByte5_5</tabstop>
  <tabstop>fieldByte6_5</tabstop>
  <tabstop>fieldByte7_5</tabstop>
  <tabstop>fieldByte0_6</tabstop>
  <tabstop>fieldByte1_6</tabstop>
  <tabstop>fieldByte2_6</tabstop>
  <tabstop>fieldByte3_6</tabstop>
  <tabstop>fieldByte4_6</tabstop>
  <tabstop>fieldByte5_6</tabstop>
  <tabstop>fieldByte6_6</tabstop>
  <tabstop>fieldByte7_6</tabstop>
  <tabstop>fieldByte0_7</tabstop>
  <tabstop>fieldByte1_7</tabstop>
  <tabstop>fieldByte2_7</tabstop>
  <tabstop>fieldByte3_7</tabstop>
  <tabstop>fieldByte4_7</tabstop>
  <tabstop>fieldByte5_7</tabstop>
  <tabstop>fieldByte6_7</tabstop>
  <tabstop>fieldByte7_7</tabstop>
 </tabstops>
 <resources/>
 <connections/>
</ui>
